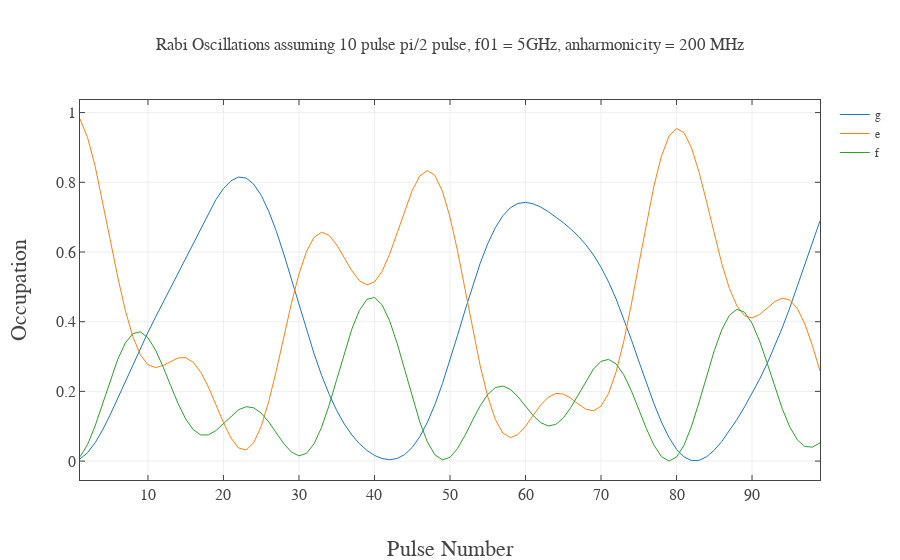
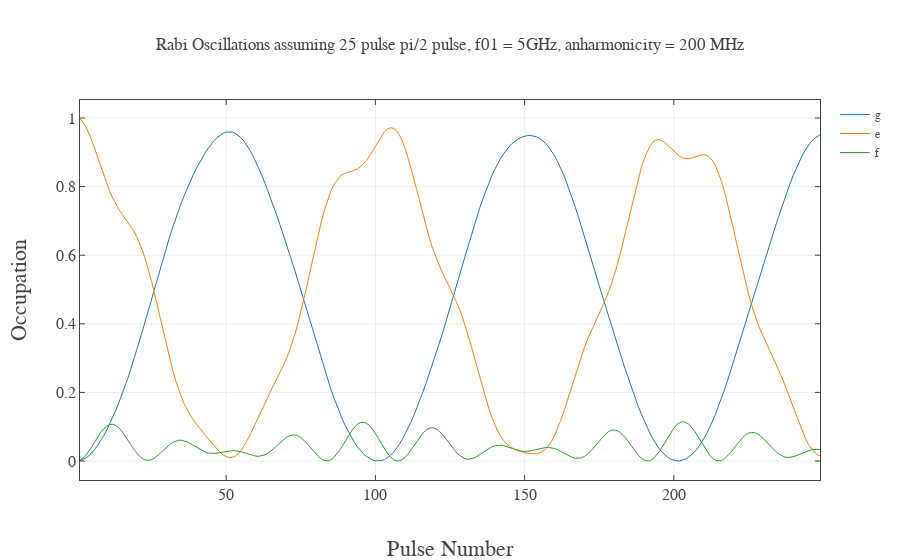
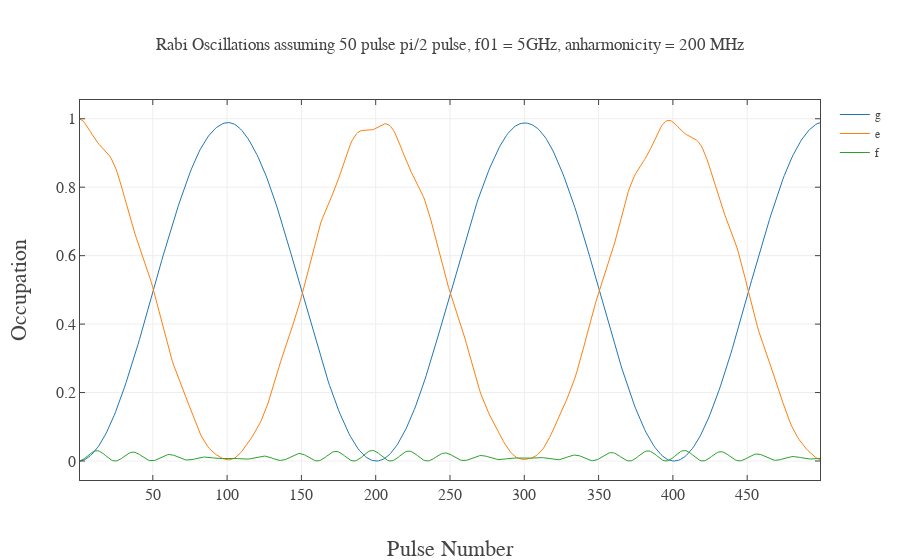
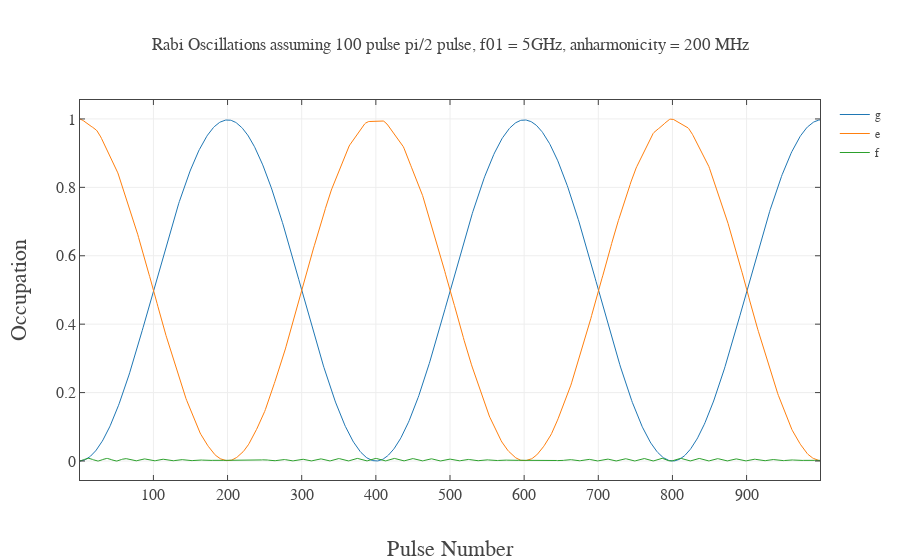

Notebook cell for these charts, in order:
### Code cell
results = []
for n in [10, 25, 50, 100]:
    results.append(RabiSim(n))

### Figure 1 — Plotly figure (JSON) as saved in the notebook; plotly's stock layout.template omitted (floating-point values rounded to 4 significant figures)
{"data": [{"line": {"width": 1}, "mode": "lines", "name": "g", "type": "scatter", "x": [1, 2, 3, 4, 5, 6, 7, 8, 9, 10, 11, 12, 13, 14, 15, 16, 17, 18, 19, 20, 21, 22, 23, 24, 25, 26, 27, 28, 29, 30, 31, 32, 33, 34, 35, 36, 37, 38, 39, 40, 41, 42, 43, 44, 45, 46, 47, 48, 49, 50, 51, 52, 53, 54, 55, 56, 57, 58, 59, 60, 61, 62, 63, 64, 65, 66, 67, 68, 69, 70, 71, 72, 73, 74, 75, 76, 77, 78, 79, 80, 81, 82, 83, 84, 85, 86, 87, 88, 89, 90, 91, 92, 93, 94, 95, 96, 97, 98, 99], "y": [0.006131, 0.02408, 0.05256, 0.08964, 0.133, 0.1801, 0.2288, 0.2772, 0.3243, 0.3694, 0.4128, 0.4551, 0.497, 0.5394, 0.5826, 0.6265, 0.6703, 0.7123, 0.7504, 0.782, 0.8044, 0.8151, 0.8122, 0.7947, 0.7625, 0.7168, 0.6594, 0.5933, 0.5217, 0.4482, 0.376, 0.3079, 0.246, 0.1916, 0.1452, 0.1066, 0.07515, 0.05005, 0.03057, 0.01629, 0.007252, 0.003982, 0.007428, 0.01879, 0.03929, 0.06985, 0.1109, 0.1621, 0.2223, 0.2894, 0.3608, 0.4332, 0.5033, 0.5677, 0.6238, 0.6696, 0.704, 0.727, 0.7393, 0.7424, 0.7383, 0.7289, 0.716, 0.7009, 0.6841, 0.6657, 0.6449, 0.6206, 0.5914, 0.5562, 0.5141, 0.4651, 0.4097, 0.3496, 0.2869, 0.2244, 0.1652, 0.1121, 0.06775, 0.03395, 0.01178, 0.00139, 0.002139, 0.01272, 0.03144, 0.05648, 0.0862, 0.1194, 0.1552, 0.1936, 0.2349, 0.2797, 0.3286, 0.3821, 0.4399, 0.5015, 0.5652, 0.6289, 0.6895]}, {"line": {"width": 1}, "mode": "lines", "name": "e", "type": "scatter", "x": [1, 2, 3, 4, 5, 6, 7, 8, 9, 10, 11, 12, 13, 14, 15, 16, 17, 18, 19, 20, 21, 22, 23, 24, 25, 26, 27, 28, 29, 30, 31, 32, 33, 34, 35, 36, 37, 38, 39, 40, 41, 42, 43, 44, 45, 46, 47, 48, 49, 50, 51, 52, 53, 54, 55, 56, 57, 58, 59, 60, 61, 62, 63, 64, 65, 66, 67, 68, 69, 70, 71, 72, 73, 74, 75, 76, 77, 78, 79, 80, 81, 82, 83, 84, 85, 86, 87, 88, 89, 90, 91, 92, 93, 94, 95, 96, 97, 98, 99], "y": [0.9816, 0.9285, 0.8468, 0.7455, 0.6354, 0.5278, 0.4325, 0.3569, 0.3048, 0.2765, 0.2684, 0.2743, 0.2863, 0.2961, 0.2967, 0.2834, 0.2548, 0.2126, 0.162, 0.1103, 0.06611, 0.03769, 0.03177, 0.05232, 0.09984, 0.1712, 0.2598, 0.357, 0.4526, 0.5368, 0.6018, 0.6423, 0.6568, 0.6476, 0.6204, 0.5834, 0.5461, 0.5177, 0.5054, 0.514, 0.5443, 0.5933, 0.6546, 0.7192, 0.7769, 0.8179, 0.8339, 0.8198, 0.7742, 0.6998, 0.6029, 0.4925, 0.3792, 0.2736, 0.1849, 0.1195, 0.08063, 0.06751, 0.07612, 0.09985, 0.1307, 0.1607, 0.1832, 0.1941, 0.1924, 0.1804, 0.1634, 0.1487, 0.1443, 0.1576, 0.1941, 0.256, 0.3422, 0.4477, 0.5644, 0.6818, 0.7889, 0.875, 0.932, 0.9548, 0.9423, 0.8977, 0.8279, 0.7422, 0.6515, 0.5663, 0.4956, 0.4451, 0.4174, 0.4108, 0.4205, 0.4389, 0.4574, 0.4675, 0.4623, 0.4377, 0.3929, 0.331, 0.258]}, {"line": {"width": 1}, "mode": "lines", "name": "f", "type": "scatter", "x": [1, 2, 3, 4, 5, 6, 7, 8, 9, 10, 11, 12, 13, 14, 15, 16, 17, 18, 19, 20, 21, 22, 23, 24, 25, 26, 27, 28, 29, 30, 31, 32, 33, 34, 35, 36, 37, 38, 39, 40, 41, 42, 43, 44, 45, 46, 47, 48, 49, 50, 51, 52, 53, 54, 55, 56, 57, 58, 59, 60, 61, 62, 63, 64, 65, 66, 67, 68, 69, 70, 71, 72, 73, 74, 75, 76, 77, 78, 79, 80, 81, 82, 83, 84, 85, 86, 87, 88, 89, 90, 91, 92, 93, 94, 95, 96, 97, 98, 99], "y": [0.01226, 0.04739, 0.1006, 0.1649, 0.2316, 0.2921, 0.3387, 0.3659, 0.3709, 0.3541, 0.3188, 0.2706, 0.2167, 0.1646, 0.1207, 0.09007, 0.07495, 0.07506, 0.08756, 0.1077, 0.1295, 0.1472, 0.156, 0.153, 0.1376, 0.1121, 0.08075, 0.04974, 0.02573, 0.01499, 0.02225, 0.04985, 0.09722, 0.1608, 0.2344, 0.31, 0.3787, 0.4323, 0.464, 0.4697, 0.4484, 0.4027, 0.338, 0.262, 0.1838, 0.1123, 0.05522, 0.01811, 0.003485, 0.01074, 0.03629, 0.07429, 0.1176, 0.1587, 0.1913, 0.2109, 0.2153, 0.2055, 0.1846, 0.1577, 0.131, 0.1104, 0.1008, 0.1051, 0.1235, 0.1539, 0.1916, 0.2307, 0.2642, 0.2862, 0.2918, 0.2789, 0.2481, 0.2027, 0.1487, 0.09373, 0.04593, 0.01284, 0.0002487, 0.01129, 0.04593, 0.1009, 0.17, 0.245, 0.317, 0.3772, 0.4183, 0.4355, 0.4274, 0.3955, 0.3446, 0.2814, 0.214, 0.1504, 0.09777, 0.06083, 0.04183, 0.04011, 0.05246]}], "layout": {"font": {"family": "Computer Modern"}, "title": "Rabi Oscillations assuming 10 pulse pi/2 pulse, f01 = 5GHz, anharmonicity = 200 MHz", "xaxis": {"mirror": "ticks", "showline": true, "tickfont": {"size": 16}, "ticks": "inside", "title": "Pulse Number", "titlefont": {"size": 22}, "zeroline": false}, "yaxis": {"mirror": "ticks", "showline": true, "tickfont": {"size": 16}, "ticks": "inside", "title": "Occupation", "titlefont": {"size": 22}, "zeroline": false}}}

### Figure 2 — Plotly figure (JSON) as saved in the notebook; plotly's stock layout.template omitted (floating-point values rounded to 4 significant figures; data arrays with more than 128 entries replaced by an {"elided": "..."} marker saying what was removed)
{"data": [{"line": {"width": 1}, "mode": "lines", "name": "g", "type": "scatter", "x": {"elided": "249 int values"}, "y": {"elided": "249 float values"}}, {"line": {"width": 1}, "mode": "lines", "name": "e", "type": "scatter", "x": {"elided": "249 int values"}, "y": {"elided": "249 float values"}}, {"line": {"width": 1}, "mode": "lines", "name": "f", "type": "scatter", "x": {"elided": "249 int values"}, "y": {"elided": "249 float values"}}], "layout": {"font": {"family": "Computer Modern"}, "title": "Rabi Oscillations assuming 25 pulse pi/2 pulse, f01 = 5GHz, anharmonicity = 200 MHz", "xaxis": {"mirror": "ticks", "showline": true, "tickfont": {"size": 16}, "ticks": "inside", "title": "Pulse Number", "titlefont": {"size": 22}, "zeroline": false}, "yaxis": {"mirror": "ticks", "showline": true, "tickfont": {"size": 16}, "ticks": "inside", "title": "Occupation", "titlefont": {"size": 22}, "zeroline": false}}}

### Figure 3 — Plotly figure (JSON) as saved in the notebook; plotly's stock layout.template omitted (floating-point values rounded to 4 significant figures; data arrays with more than 128 entries replaced by an {"elided": "..."} marker saying what was removed)
{"data": [{"line": {"width": 1}, "mode": "lines", "name": "g", "type": "scatter", "x": {"elided": "499 int values"}, "y": {"elided": "499 float values"}}, {"line": {"width": 1}, "mode": "lines", "name": "e", "type": "scatter", "x": {"elided": "499 int values"}, "y": {"elided": "499 float values"}}, {"line": {"width": 1}, "mode": "lines", "name": "f", "type": "scatter", "x": {"elided": "499 int values"}, "y": {"elided": "499 float values"}}], "layout": {"font": {"family": "Computer Modern"}, "title": "Rabi Oscillations assuming 50 pulse pi/2 pulse, f01 = 5GHz, anharmonicity = 200 MHz", "xaxis": {"mirror": "ticks", "showline": true, "tickfont": {"size": 16}, "ticks": "inside", "title": "Pulse Number", "titlefont": {"size": 22}, "zeroline": false}, "yaxis": {"mirror": "ticks", "showline": true, "tickfont": {"size": 16}, "ticks": "inside", "title": "Occupation", "titlefont": {"size": 22}, "zeroline": false}}}

### Figure 4 — Plotly figure (JSON) as saved in the notebook; plotly's stock layout.template omitted (floating-point values rounded to 4 significant figures; data arrays with more than 128 entries replaced by an {"elided": "..."} marker saying what was removed)
{"data": [{"line": {"width": 1}, "mode": "lines", "name": "g", "type": "scatter", "x": {"elided": "999 int values"}, "y": {"elided": "999 float values"}}, {"line": {"width": 1}, "mode": "lines", "name": "e", "type": "scatter", "x": {"elided": "999 int values"}, "y": {"elided": "999 float values"}}, {"line": {"width": 1}, "mode": "lines", "name": "f", "type": "scatter", "x": {"elided": "999 int values"}, "y": {"elided": "999 float values"}}], "layout": {"font": {"family": "Computer Modern"}, "title": "Rabi Oscillations assuming 100 pulse pi/2 pulse, f01 = 5GHz, anharmonicity = 200 MHz", "xaxis": {"mirror": "ticks", "showline": true, "tickfont": {"size": 16}, "ticks": "inside", "title": "Pulse Number", "titlefont": {"size": 22}, "zeroline": false}, "yaxis": {"mirror": "ticks", "showline": true, "tickfont": {"size": 16}, "ticks": "inside", "title": "Occupation", "titlefont": {"size": 22}, "zeroline": false}}}
